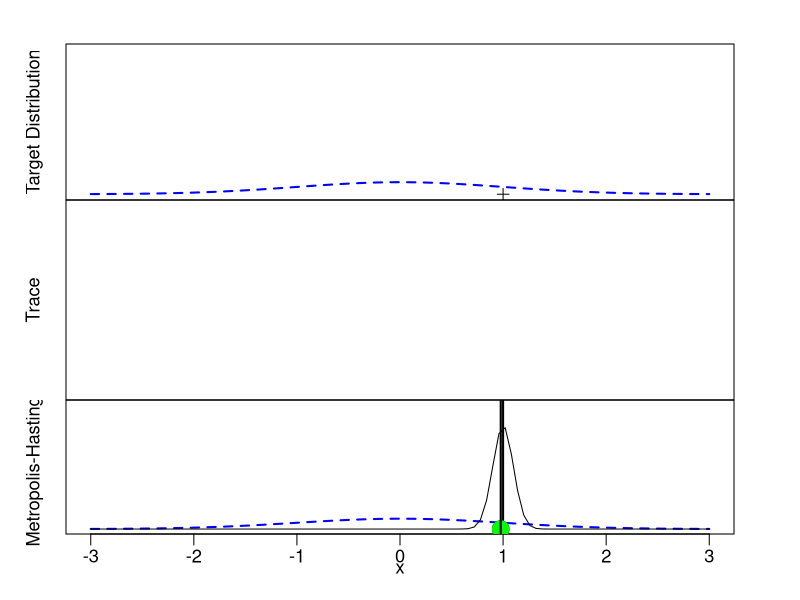
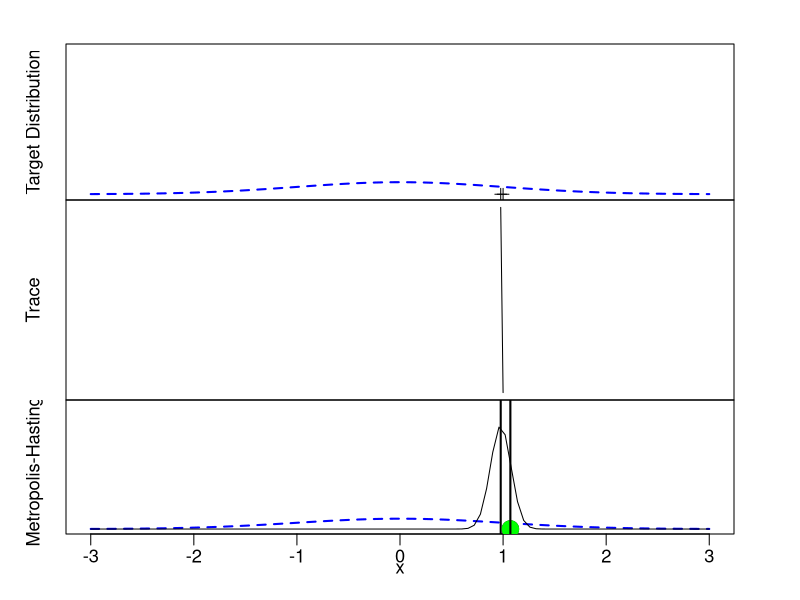
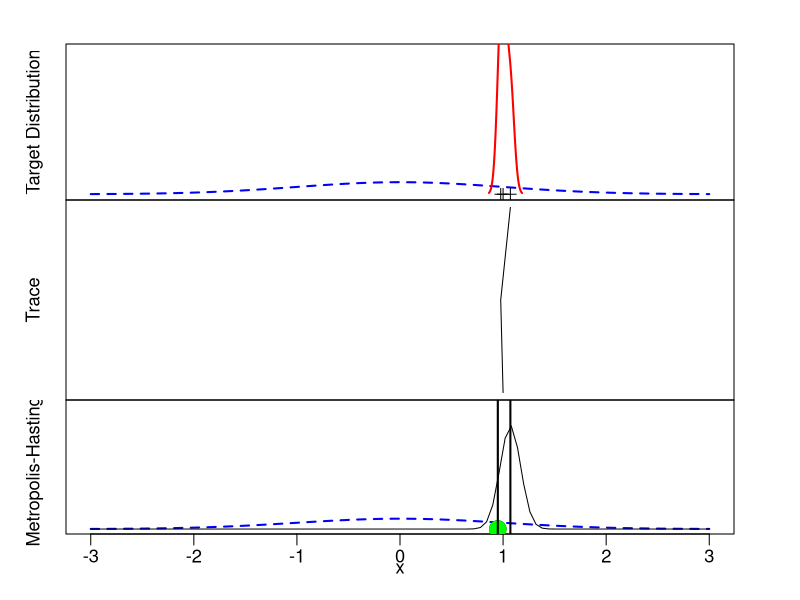
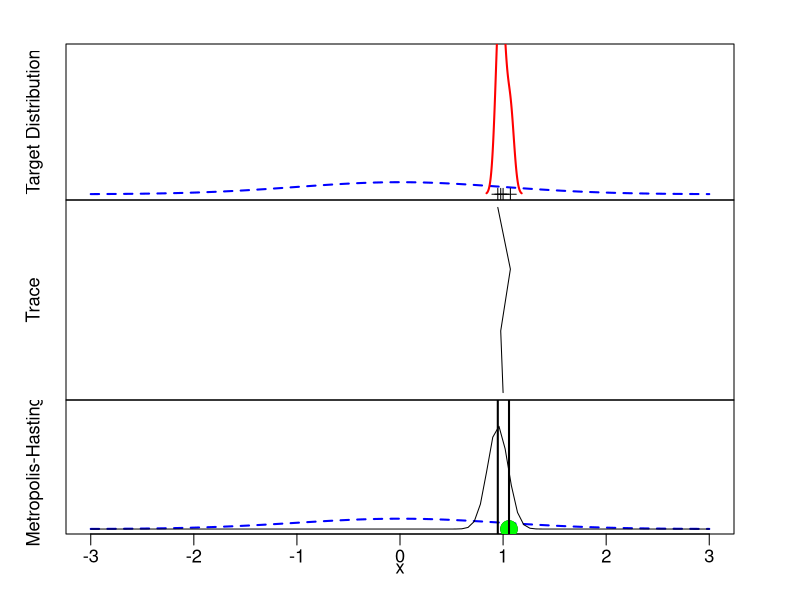
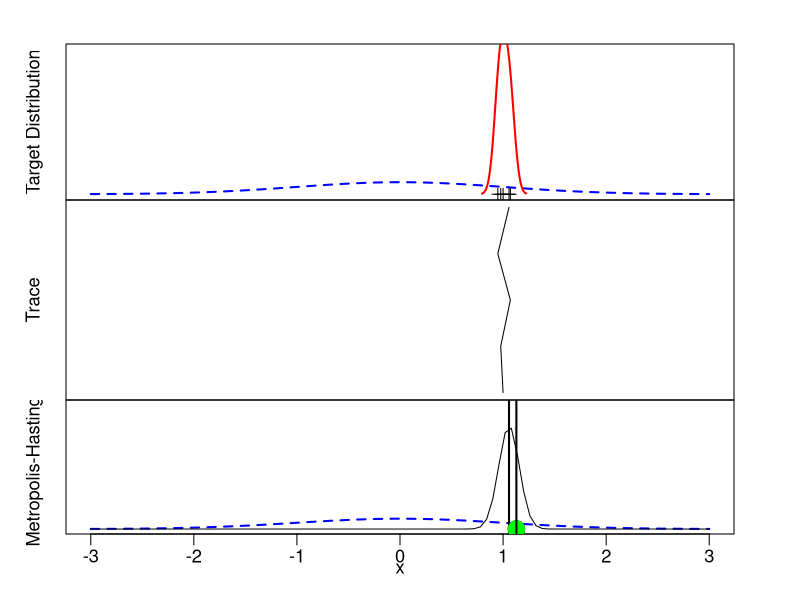
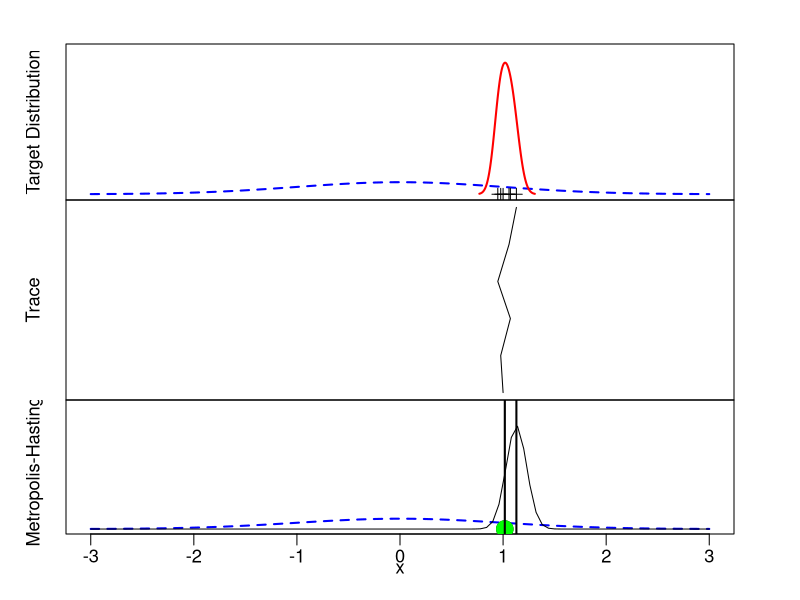
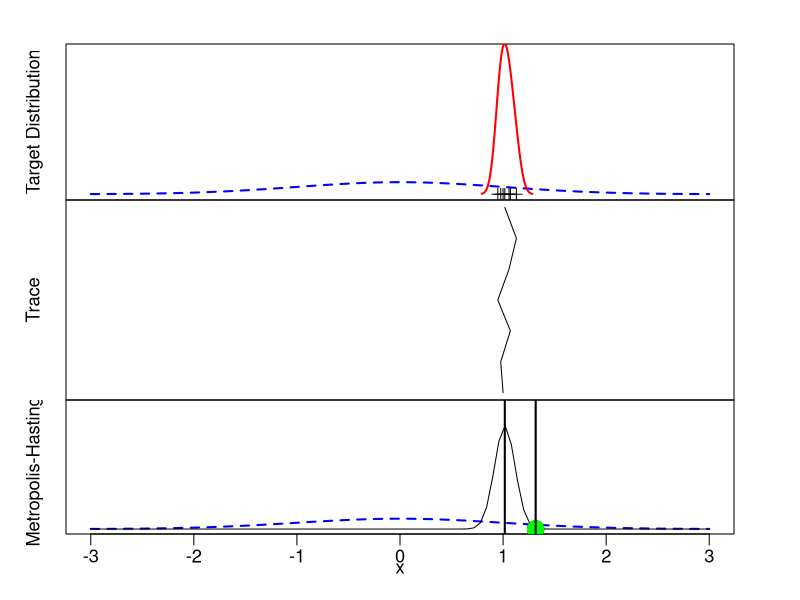
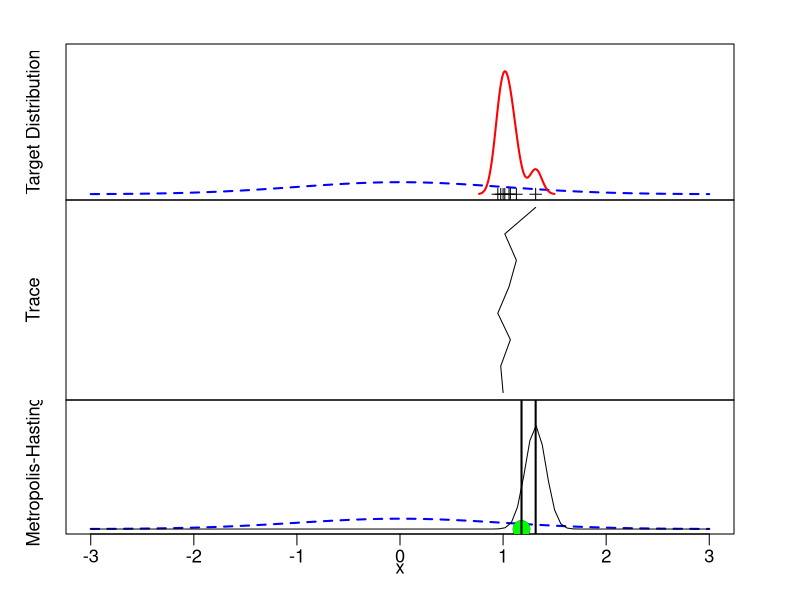

Write R code to recreate these figures, in order.
################################################################
###     Metropolis-Hastings Visualization                #######
###      Created by Corey Chivers, 2012                #########
################################################################

mh_vis<-function(prop_sd=0.1,target_mu=0,
target_sd=1,seed=1,iter=5000,plot_file='MH.pdf')
{
   plot_range=c(target_mu-3*target_sd,target_mu+3*target_sd)
   track <- NULL
   k_X = seed; ## set k_X to the seed position

   pdf(plot_file)
   par(mfrow=c(3,1),mgp = c(1, 0.5, 0),cex=1.1)

      for(i in 1:iter)
      {
         track<-c(track,k_X)    ## The chain
         k_Y = rnorm(1,k_X,prop_sd) ## Candidate point

         ## -- plot kernal density estimation of the Chain
         par(mar=c(0,3,2,3),xaxt='n',yaxt='n')

         curve(dnorm(x,target_mu,target_sd),
            col='blue',lty=2,
            ylim=c(0,1.2*dnorm(0,0,prop_sd)),
            lwd=2,xlim=plot_range,
            ylab='Target Distribution')
         if(i > 2)
            lines(density(track,adjust=1.5),col='red',lwd=2)

         points(track,rep(0,i),pch=3)

         ## -- plot the chain
         par(mar=c(0,3,0,3))
         plot(track,1:i,xlim=plot_range,main='',type='l',ylab='Trace')

         pi_Y = dnorm(k_Y,target_mu,target_sd,log=TRUE)
         pi_X = dnorm(k_X,target_mu,target_sd,log=TRUE)

         ## -- plot the target distribution and propsal distribution actions
         par(mar=c(3,3,0,3),xaxt='s')
         curve(dnorm(x,target_mu,target_sd),
            xlim=plot_range,
            ylim=c(0,1.2*dnorm(0,0,prop_sd)),
            col='blue',lty=2,
            ylab='Metropolis-Hastings',lwd=2)
         curve(dnorm(x,k_X,prop_sd),col='black',add=TRUE)
         abline(v=k_X,lwd=2)
         points(k_Y,0,pch=19,cex=2)
         abline(v=k_Y)

         a_X_Y = (pi_Y)-(pi_X)
         a_X_Y = a_X_Y

         if (a_X_Y > 0)
            a_X_Y = 0

         ## Accept move with a probability a_X_Y
         if (log(runif(1))<=a_X_Y)
         {
            k_X = k_Y;
            points(k_Y,0,pch=19,col='green',cex=2)
            abline( v=k_X,col='black',lwd=2)
         }
         ## Adapt the poposal
         if(i>100)
            prop_sd=sd(track[floor(i/2):i])

         if(i%%100==0)
            print(paste(i,'of',iter))
      }
   dev.off()
}

mh_vis(iter=1000)

